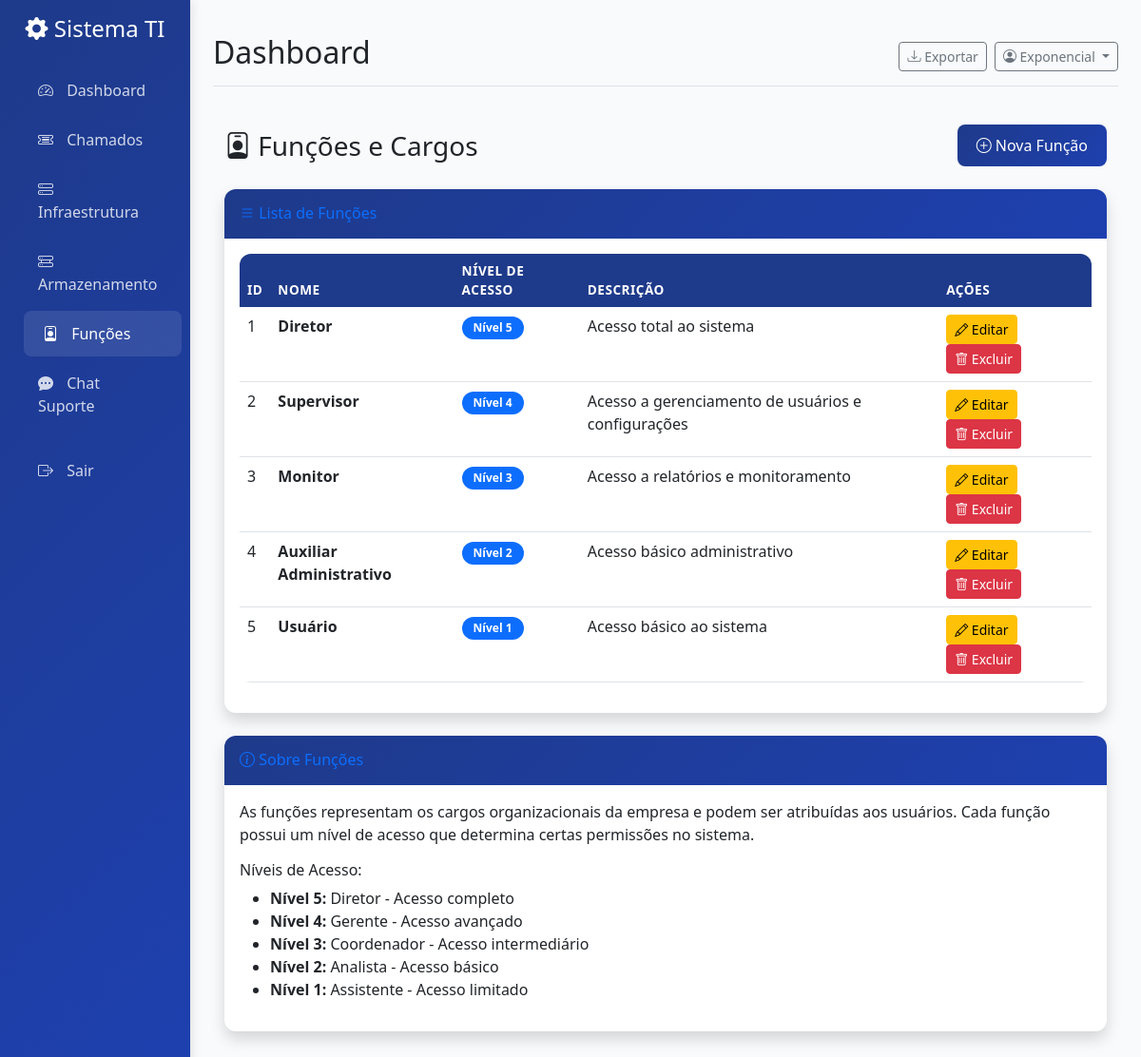
Screenshot of /funcoes/ (signed in) with the database file from the repository.
### models/user.py (models this page shows, shortened)
class User(UserMixin, db.Model):
    __tablename__ = 'users'
    id = db.Column(db.Integer, primary_key=True)
    username = db.Column(db.String(80), unique=True, nullable=False)
    password_hash = db.Column(db.String(120), nullable=False)
    role = db.Column(db.String(20), nullable=False, default='user')  # admin, user, tech
    created_at = db.Column(db.DateTime, default=datetime.utcnow)
    is_active = db.Column(db.Boolean, default=True)
    chamados_criados = db.relationship('Chamado', backref='criador', lazy=True, foreign_keys='Chamado.criado_por')
    chamados_atribuidos = db.relationship('Chamado', backref='tecnico', lazy=True, foreign_keys='Chamado.atribuido_para')

### tables this page shows
CREATE TABLE funcoes (
                id INTEGER PRIMARY KEY AUTOINCREMENT,
                nome TEXT NOT NULL UNIQUE,
                nivel_acesso INTEGER NOT NULL DEFAULT 1,
                descricao TEXT,
                created_at TIMESTAMP NOT NULL DEFAULT CURRENT_TIMESTAMP,
                updated_at TIMESTAMP NOT NULL DEFAULT CURRENT_TIMESTAMP
            );

### routes/funcao_routes.py (the view)
@funcao_bp.route('/')
@login_required
@admin_required
def listar_funcoes():
    conn = get_db_connection()
    funcoes_rows = conn.execute('SELECT * FROM funcoes ORDER BY nivel_acesso DESC').fetchall()
    conn.close()
    funcoes = [Funcao.from_db_row(row) for row in funcoes_rows]
    return render_template('funcoes.html', funcoes=funcoes)

### app.py (called while the page is built)
def get_user_role():
    if 'user_id' not in session:
        return None
    return session.get('role')

def can_access_chamados():
    role = get_user_role()
    return role in ['admin', 'diretor', 'supervisor', 'tech', 'administrativo', 'user']

def can_access_infraestrutura():
    role = get_user_role()
    return role in ['admin', 'diretor', 'supervisor', 'tech']

def can_access_storage():
    role = get_user_role()
    return role in ['admin', 'diretor', 'supervisor', 'tech']

def can_access_funcoes():
    return get_user_role() == 'admin'

def can_access_chat():
    role = get_user_role()
    return role in ['admin', 'diretor', 'supervisor', 'tech', 'administrativo']

### models/funcao.py (called while the page is built)
    @classmethod
    def from_db_row(cls, row):
        if not row:
            return None
        return cls(
            id=row['id'],
            nome=row['nome'],
            nivel_acesso=row['nivel_acesso'],
            descricao=row['descricao'],
            created_at=row['created_at'],
            updated_at=row['updated_at']
        )

### routes/funcao_routes.py (called while the page is built)
def get_db_connection():
    conn = sqlite3.connect('chamados_ti.db')
    conn.row_factory = sqlite3.Row
    return conn

def login_required(f):
    @wraps(f)
    def decorated_function(*args, **kwargs):
        if 'user_id' not in session:
            flash('Por favor, faça login para acessar esta página.', 'warning')
            return redirect(url_for('login'))
        return f(*args, **kwargs)
    return decorated_function

def admin_required(f):
    @wraps(f)
    def decorated_function(*args, **kwargs):
        if 'user_id' not in session:
            flash('Por favor, faça login para acessar esta página.', 'warning')
            return redirect(url_for('login'))
        conn = get_db_connection()
        user = conn.execute('SELECT * FROM users WHERE id = ?', (session['user_id'],)).fetchone()
        conn.close()
        if not (user['role'] == 'admin' or user['funcao_id'] == 1):  # 1 = Diretor (nível mais alto)
            flash('Você não tem permissão para acessar esta página.', 'danger')
            return redirect(url_for('dashboard'))
        return f(*args, **kwargs)
    return decorated_function

### templates/funcoes.html (shortened to what this page needs)
{% extends 'base.html' %}
{% block content %}
<div class="container-fluid py-4">
    <div class="d-flex justify-content-between align-items-center mb-4">
        <h1 class="h3 mb-0 text-gray-800">
            <i class="bi bi-person-badge"></i> Funções e Cargos
        </h1>
        {% if session.role == 'admin' %}
        <a href="{{ url_for('funcao.adicionar_funcao') }}" class="btn btn-primary">
            <i class="bi bi-plus-circle"></i> Nova Função
        </a>
        {% endif %}
    </div>
    <div class="row">
        <div class="col-12">
            <div class="card shadow">
                <div class="card-header py-3">
                    <h6 class="m-0 font-weight-bold text-primary">
                        <i class="bi bi-list"></i> Lista de Funções
                    </h6>
                </div>
                <div class="card-body">
                    {% if funcoes %}
                    <div class="table-responsive">
                        <table class="table table-hover">
                            <thead class="table-light">
                                <tr>
                                    <th>ID</th>
                                    <th>Nome</th>
                                    <th>Nível de Acesso</th>
                                    <th>Descrição</th>
                                    <th>Ações</th>
                                </tr>
                            </thead>
                            <tbody>
                                {% for funcao in funcoes %}
                                <tr>
                                    <td>{{ funcao.id }}</td>
                                    <td>
                                        <strong>{{ funcao.nome }}</strong>
                                    </td>
                                    <td>
                                        <span class="badge bg-primary">Nível {{ funcao.nivel_acesso }}</span>
                                    </td>
                                    <td>{{ funcao.descricao or '-' }}</td>
                                    <td>
                                        {% if session.role == 'admin' %}
                                        <a href="{{ url_for('funcao.editar_funcao', id=funcao.id) }}" class="btn btn-sm btn-warning">
                                            <i class="bi bi-pencil"></i> Editar
                                        </a>
                                        <button type="button" class="btn btn-sm btn-danger"
                                                data-bs-toggle="modal"
                                                data-bs-target="#deleteModal{{ funcao.id }}">
                                            <i class="bi bi-trash"></i> Excluir
                                        </button>
                                        {% else %}
                                        <span class="text-muted">-</span>
                                        {% endif %}
                                    </td>
                                </tr>
                                {% endfor %}
                            </tbody>
                        </table>
                    </div>
                    {% endif %}
                </div>
            </div>
        </div>
    </div>
    <div class="row mt-4">
        <div class="col-12">
            <div class="card shadow">
                <div class="card-header py-3">
                    <h6 class="m-0 font-weight-bold text-primary">
                        <i class="bi bi-info-circle"></i> Sobre Funções
                    </h6>
                </div>
                <div class="card-body">
                    <p>
                        As funções representam os cargos organizacionais da empresa e podem ser atribuídas aos usuários.
                        Cada função possui um nível de acesso que determina certas permissões no sistema.
                    </p>
                    <h6>Níveis de Acesso:</h6>
                    <ul>
                        <li><strong>Nível 5:</strong> Diretor - Acesso completo</li>
                        <li><strong>Nível 4:</strong> Gerente - Acesso avançado</li>
                        <li><strong>Nível 3:</strong> Coordenador - Acesso intermediário</li>
                        <li><strong>Nível 2:</strong> Analista - Acesso básico</li>
                        <li><strong>Nível 1:</strong> Assistente - Acesso limitado</li>
                    </ul>
                </div>
            </div>
        </div>
    </div>
</div>
{% endblock %}

### templates/base.html (shortened to what this page needs)
<!DOCTYPE html>
<html lang="pt-BR">
<head>
    <link href="https://cdn.jsdelivr.net/npm/bootstrap@5.3.0/dist/css/bootstrap.min.css" rel="stylesheet">
    <link href="https://cdn.jsdelivr.net/npm/bootstrap-icons@1.10.0/font/bootstrap-icons.css" rel="stylesheet">
</head>
<body>
    <div class="container-fluid">
        <div class="row">
            <nav class="col-md-3 col-lg-2 d-md-block sidebar collapse" id="sidebar">
                <div class="position-sticky pt-3">
                    <div class="text-center mb-4">
                        <h4 class="text-white">
                            <i class="bi bi-gear-fill"></i>
                            Sistema TI
                        </h4>
                    </div>
                    <ul class="nav flex-column">
                        <li class="nav-item">
                            <a class="nav-link {% if request.endpoint == 'dashboard' %}active{% endif %}"
                               href="{{ url_for('dashboard') }}">
                                <i class="bi bi-speedometer2"></i>
                                Dashboard
                            </a>
                        </li>
                        {% if can_access_chamados() %}
                        <li class="nav-item">
                            <a class="nav-link {% if request.endpoint.startswith('chamados') %}active{% endif %}"
                               href="{{ url_for('chamados') }}">
                                <i class="bi bi-ticket-detailed"></i>
                                Chamados
                            </a>
                        </li>
                        {% endif %}
                        {% if can_access_infraestrutura() %}
                        <li class="nav-item">
                            <a class="nav-link {% if request.endpoint.startswith('infraestrutura') %}active{% endif %}"
                               href="{{ url_for('infraestrutura') }}">
                                <i class="bi bi-hdd-stack"></i>
                                Infraestrutura
                            </a>
                        </li>
                        {% endif %}
                        {% if can_access_storage() %}
                        <li class="nav-item">
                            <a class="nav-link {% if request.endpoint.startswith('servidor_storage') %}active{% endif %}"
                               href="{{ url_for('servidor_storage.listar') }}">
                                <i class="bi bi-hdd-rack"></i>
                                Armazenamento
                            </a>
                        </li>
                        {% endif %}
                        {% if can_access_funcoes() %}
                        <li class="nav-item">
                            <a class="nav-link {% if request.endpoint.startswith('funcao') %}active{% endif %}"
                               href="{{ url_for('funcao.listar_funcoes') }}">
                                <i class="bi bi-person-badge"></i>
                                Funções
                            </a>
                        </li>
                        {% endif %}
                        {% if can_access_chat() %}
                        <li class="nav-item">
                            <a class="nav-link {% if request.endpoint == 'chat' %}active{% endif %}"
                               href="{{ url_for('chat') }}">
                                <i class="bi bi-chat-dots-fill"></i>
                                Chat Suporte
                            </a>
                        </li>
                        {% endif %}
                        <li class="nav-item mt-3">
                            <a class="nav-link" href="{{ url_for('logout') }}">
                                <i class="bi bi-box-arrow-right"></i>
                                Sair
                            </a>
                        </li>
                    </ul>
                </div>
            </nav>
            <main class="col-md-9 ms-sm-auto col-lg-10 px-md-4 main-content">
                <div class="d-flex justify-content-between flex-wrap flex-md-nowrap align-items-center pt-3 pb-2 mb-3 border-bottom">
                    <h1 class="h2">{% block page_title %}Dashboard{% endblock %}</h1>
                    <div class="btn-toolbar mb-2 mb-md-0">
                        <div class="btn-group me-2">
                            <button type="button" class="btn btn-sm btn-outline-secondary">
                                <i class="bi bi-download"></i> Exportar
                            </button>
                        </div>
                        <div class="dropdown">
                            <button class="btn btn-sm btn-outline-secondary dropdown-toggle" type="button" data-bs-toggle="dropdown">
                                <i class="bi bi-person-circle"></i> {{ session.username }}
                            </button>
                        </div>
                    </div>
                </div>
                {% block content %}{% endblock %}
            </main>
        </div>
    </div>
</body>
</html>

### templates/base.html (style rules this page uses)
:root { --primary-color: #1e3a8a; --secondary-color: #6b7280; --success-color: #10b981; --warning-color: #f59e0b; --danger-color: #ef4444; --info-color: #3b82f6; }
body { background-color: #f8fafc; font-family: 'Segoe UI', Tahoma, Geneva, Verdana, sans-serif; }
.sidebar { background: linear-gradient(135deg, var(--primary-color) 0%, #1e40af 100%); min-height: 100vh; box-shadow: 2px 0 10px rgba(0,0,0,0.1); }
.sidebar .nav-link { color: rgba(255,255,255,0.8); padding: 12px 20px; border-radius: 8px; margin: 2px 8px; transition: all 0.3s ease; }
.sidebar .nav-link:hover, .sidebar .nav-link.active { background-color: rgba(255,255,255,0.1); color: white; transform: translateX(5px); }
.sidebar .nav-link i { margin-right: 10px; width: 20px; }
.main-content { padding: 20px; }
.card { border: none; border-radius: 12px; box-shadow: 0 4px 6px rgba(0,0,0,0.05); transition: transform 0.2s ease, box-shadow 0.2s ease; }
.card-header { background: linear-gradient(135deg, var(--primary-color) 0%, #1e40af 100%); color: white; border-radius: 12px 12px 0 0 !important; border: none; }
.btn-primary { background: linear-gradient(135deg, var(--primary-color) 0%, #1e40af 100%); border: none; border-radius: 8px; padding: 10px 20px; font-weight: 500; }
.badge { font-size: 0.75rem; padding: 6px 12px; border-radius: 20px; }
.table { background: white; border-radius: 12px; overflow: hidden; }
.table thead th { background-color: var(--primary-color); color: white; border: none; font-weight: 600; text-transform: uppercase; font-size: 0.85rem; letter-spacing: 0.5px; }

### rows the page displays
User: username "Exponencial"
funcoes: id "1", nome "Diretor", nivel_acesso "5", descricao "Acesso total ao sistema"
funcoes: id "2", nome "Supervisor", nivel_acesso "4", descricao "Acesso a gerenciamento de usuários e configurações"
funcoes: id "3", nome "Monitor", nivel_acesso "3", descricao "Acesso a relatórios e monitoramento"
funcoes: id "4", nome "Auxiliar Administrativo", nivel_acesso "2", descricao "Acesso básico administrativo"
funcoes: id "5", nome "Usuário", nivel_acesso "1", descricao "Acesso básico ao sistema"
